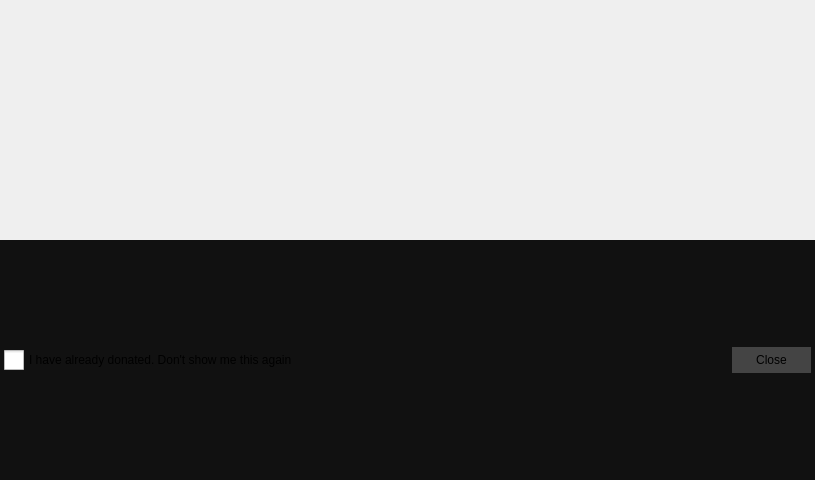
<?xml version="1.0" encoding="UTF-8"?>
<ui version="4.0">
 <class>DonateDialog</class>
 <widget class="QWidget" name="DonateDialog">
  <property name="geometry">
   <rect>
    <x>0</x>
    <y>0</y>
    <width>815</width>
    <height>480</height>
   </rect>
  </property>
  <property name="minimumSize">
   <size>
    <width>0</width>
    <height>0</height>
   </size>
  </property>
  <property name="maximumSize">
   <size>
    <width>16777215</width>
    <height>16777215</height>
   </size>
  </property>
  <property name="windowTitle">
   <string>Donate</string>
  </property>
  <property name="styleSheet">
   <string notr="true">#Donate {
	border: 1px solid black;
}

QCheckBox {
    spacing: 5px;
	font-size: 12px;
}

QCheckBox::indicator {
    width: 20px;
    height: 20px;
}

QCheckBox::indicator::unchecked {
	image: url(:/icons/check-unchecked.png);
}

QCheckBox::indicator::checked {	
	image: url(:/icons/check-checked.png);
}
</string>
  </property>
  <layout class="QVBoxLayout" name="verticalLayout">
   <property name="spacing">
    <number>0</number>
   </property>
   <property name="leftMargin">
    <number>0</number>
   </property>
   <property name="topMargin">
    <number>0</number>
   </property>
   <property name="rightMargin">
    <number>0</number>
   </property>
   <property name="bottomMargin">
    <number>0</number>
   </property>
   <item>
    <widget class="QLabel" name="label">
     <property name="maximumSize">
      <size>
       <width>815</width>
       <height>480</height>
      </size>
     </property>
     <property name="text">
      <string/>
     </property>
     <property name="pixmap">
      <pixmap resource="../../app/images.qrc">:/images/splashv3_d.png</pixmap>
     </property>
     <property name="scaledContents">
      <bool>true</bool>
     </property>
    </widget>
   </item>
   <item>
    <widget class="QWidget" name="ctrl" native="true">
     <property name="styleSheet">
      <string notr="true">#ctrl {
	background: #111;
}

QPushButton, QToolButton {
	border: 0;
	padding: 6px 24px;
	background: #444;
}

QPushButton::hover {
	background: #555;
}

QToolButton::hover {
	background: #555;
}</string>
     </property>
     <layout class="QHBoxLayout" name="horizontalLayout">
      <property name="leftMargin">
       <number>4</number>
      </property>
      <property name="topMargin">
       <number>4</number>
      </property>
      <property name="rightMargin">
       <number>4</number>
      </property>
      <property name="bottomMargin">
       <number>4</number>
      </property>
      <item>
       <widget class="QCheckBox" name="checkBox">
        <property name="text">
         <string>I have already donated. Don't show me this again</string>
        </property>
       </widget>
      </item>
      <item>
       <spacer name="horizontalSpacer">
        <property name="orientation">
         <enum>Qt::Horizontal</enum>
        </property>
        <property name="sizeHint" stdset="0">
         <size>
          <width>40</width>
          <height>20</height>
         </size>
        </property>
       </spacer>
      </item>
      <item>
       <widget class="QPushButton" name="close">
        <property name="text">
         <string>Close</string>
        </property>
       </widget>
      </item>
     </layout>
    </widget>
   </item>
  </layout>
 </widget>
 <resources>
  <include location="../../app/images.qrc"/>
 </resources>
 <connections/>
</ui>
